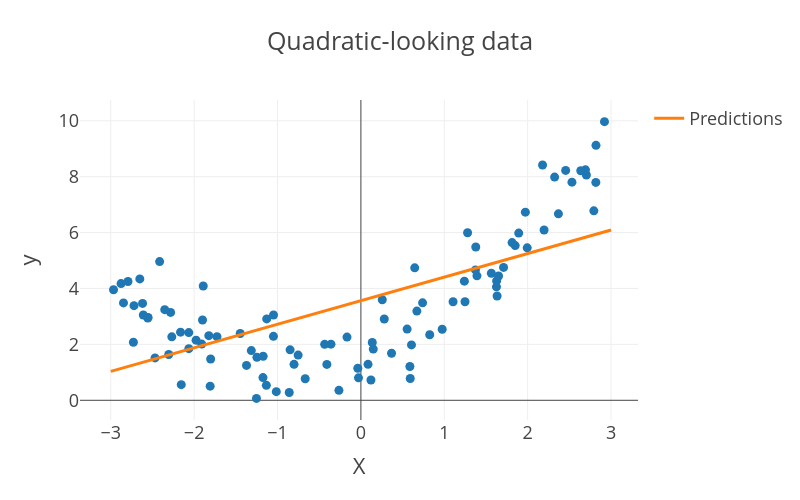

The cell this chart's notebook holds for it:
### Code cell
# Plot the predictions

X_new = np.linspace(-3, 3, 100).reshape(100, 1)
y_new = lin_reg.predict(X_new)

fig = px.scatter(x=X.flatten(), y=y.flatten(), title='Quadratic-looking data', labels={'x': 'X', 'y': 'y'}, width=800, height=500)
fig.add_scatter(x=X_new.flatten(), y=y_new.flatten(), mode='lines', name='Predictions')
fig.show()
